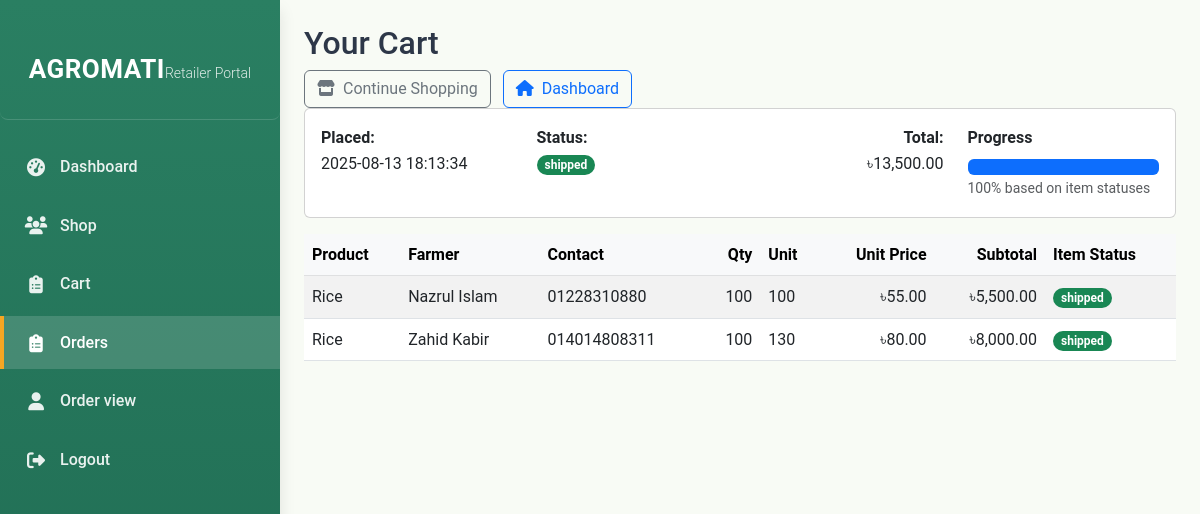
/retailer_order_view.php?order_id=3 (signed in), run on the app's committed database.
### tables this page shows
CREATE TABLE `orders` (
  `id` int(11) NOT NULL,
  `retailer_id` int(11) NOT NULL,
  `total_amount` decimal(12,2) NOT NULL DEFAULT 0.00,
  `status` enum('pending','confirmed','shipped','cancelled') DEFAULT 'pending',
  `created_at` timestamp NOT NULL DEFAULT current_timestamp()
);

CREATE TABLE `order_items` (
  `id` int(11) NOT NULL,
  `order_id` int(11) NOT NULL,
  `product_id` int(11) NOT NULL,
  `farmer_id` int(11) NOT NULL,
  `quantity` int(11) NOT NULL CHECK (`quantity` > 0),
  `unit_price` decimal(10,2) NOT NULL,
  `subtotal` decimal(10,2) GENERATED ALWAYS AS (`quantity` * `unit_price`) STORED,
  `created_at` timestamp NOT NULL DEFAULT current_timestamp(),
  `status` enum('pending','confirmed','shipped','cancelled') NOT NULL DEFAULT 'pending',
  `stock_added` tinyint(1) NOT NULL DEFAULT 0
);

CREATE TABLE `products` (
  `id` int(11) NOT NULL,
  `user_id` int(11) NOT NULL,
  `name` varchar(100) NOT NULL,
  `type` varchar(50) NOT NULL,
  `unit_of_measure` varchar(20) NOT NULL,
  `seasonality` varchar(50) DEFAULT NULL,
  `nutrition` text DEFAULT NULL,
  `per_unit_price` decimal(10,2) NOT NULL,
  `total_units` int(11) NOT NULL,
  `total_price` decimal(10,2) GENERATED ALWAYS AS (`per_unit_price` * `total_units`) STORED,
  `created_at` timestamp NOT NULL DEFAULT current_timestamp()
);

CREATE TABLE `users` (
  `id` int(11) NOT NULL,
  `name` varchar(100) NOT NULL,
  `email` varchar(100) NOT NULL,
  `phone` varchar(20) NOT NULL,
  `password` varchar(255) NOT NULL,
  `created_at` timestamp NOT NULL DEFAULT current_timestamp()
);

### retailer_order_view.php (the view, shortened to what this page needs)
<?php
$order_id = (int)$_GET['order_id'];
$db = new mysqli('localhost','root','','agromatiDB');
$stmt = $db->prepare("SELECT id, name FROM retailers WHERE retailer_id = ? LIMIT 1");
$stmt->bind_param("s", $_SESSION['retailer_id']);
$stmt->execute(); $retRow = $stmt->get_result()->fetch_assoc(); $stmt->close();
$retailer_id = (int)$retRow['id'];
$stmt = $db->prepare("SELECT id, total_amount, status, created_at FROM orders WHERE id=? AND retailer_id=? LIMIT 1");
$stmt->bind_param("ii", $order_id, $retailer_id);
$stmt->execute(); $order = $stmt->get_result()->fetch_assoc(); $stmt->close();
$sql = "SELECT
          oi.id AS order_item_id,
          oi.quantity, oi.unit_price, oi.subtotal, oi.status AS item_status,
          p.name AS product_name, p.unit_of_measure,
          f.id AS farmer_id, f.name AS farmer_name, f.phone AS farmer_phone
        FROM order_items oi
        JOIN products p ON p.id = oi.product_id
        JOIN users f ON f.id = oi.farmer_id
        WHERE oi.order_id = ?
        ORDER BY oi.id ASC";
$stmt = $db->prepare($sql);
$stmt->bind_param("i", $order_id);
$stmt->execute(); $res = $stmt->get_result();
$items = $res->fetch_all(MYSQLI_ASSOC);
function itemProgress($s) {
  if ($s==='shipped') return 100;
  return 0;
}
$progress = 0;
$activeCount = 0;
foreach ($items as $it) {
  if ($it['item_status'] !== 'cancelled') {
    $progress += itemProgress($it['item_status']);
    $activeCount++;
  }
}
$progress = $activeCount ? round($progress / $activeCount) : 0;
$badge = $order['status']==='pending'   ? 'bg-secondary' :
         ($order['status']==='confirmed' ? 'bg-info' :
         ($order['status']==='shipped'   ? 'bg-success' : 'bg-danger'));
?>
<!DOCTYPE html>
<html lang="en">
<head>
  <link rel="stylesheet" href="https://cdnjs.cloudflare.com/ajax/libs/font-awesome/6.4.0/css/all.min.css">
  <link href="https://cdn.jsdelivr.net/npm/bootstrap@5.3.0/dist/css/bootstrap.min.css" rel="stylesheet">
  <link rel="stylesheet" href="https://cdnjs.cloudflare.com/ajax/libs/font-awesome/6.4.0/css/all.min.css">
  <link href="https://cdn.jsdelivr.net/npm/bootstrap@5.3.0/dist/css/bootstrap.min.css" rel="stylesheet">
  <link rel="stylesheet" href="css/retailer_styles.css">
</head>
<body>
  <div class="agri-container">
        <aside class="agri-sidebar">
            <div class="agri-sidebar-header">
                <h2>AGROMATI</h2>
                <p>Retailer Portal</p>
            </div>
            <nav class="agri-sidebar-nav">
                <ul>
                    <li class="agri-nav-item" data-page="dashboard">
                        <a href="retailer_dashboard.php" class="agri-nav-link">
                            <i class="fas fa-tachometer-alt agri-nav-icon"></i>
                            Dashboard
                        </a>
                    </li>
                    <li class="agri-nav-item" data-page="Shop">
                        <a href="shop.php" class="agri-nav-link">
                            <i class="fas fa-users agri-nav-icon"></i>
                            Shop
                        </a>
                    </li>
                    <li class="agri-nav-item" data-page="Cart">
                        <a href="cart.php" class="agri-nav-link">
                            <i class="fas fa-clipboard-list agri-nav-icon"></i>
                            Cart
                        </a>
                    </li>
                    <li class="agri-nav-item active" data-page="My orders">
                        <a href="retailer_orders.php" class="agri-nav-link">
                            <i class="fas fa-clipboard-list agri-nav-icon"></i>
                            Orders
                        </a>
                    </li>
                    <li class="agri-nav-item" data-page="Order view">
                        <a href="retailer_order_view.php" class="agri-nav-link">
                            <i class="fas fa-user agri-nav-icon"></i>
                            Order view
                        </a>
                    </li>
                    <li class="agri-nav-item">
                        <a href="retailer_logout.php" class="agri-nav-link">
                            <i class="fas fa-sign-out-alt agri-nav-icon"></i>
                            Logout
                        </a>
                    </li>
                </ul>
            </nav>
        </aside>
<main class="flex-grow-1 p-4">
  <div class="page-shell">
    <div class="card-panel card-panel--compact rounded-xl">
      <div class="page-header">
        <h2>Your Cart</h2>
        <div>
          <a class="btn btn-outline-secondary me-2" href="shop.php">
            <i class="fas fa-store me-1"></i> Continue Shopping
          </a>
          <a class="btn btn-outline-primary" href="retailer_dashboard.php">
            <i class="fas fa-home me-1"></i> Dashboard
          </a>
        </div>
      </div>
  <div class="card mb-3">
    <div class="card-body">
      <div class="row">
        <div class="col-md-3"><strong>Placed:</strong><br><?= htmlspecialchars($order['created_at']) ?></div>
        <div class="col-md-3"><strong>Status:</strong><br><span class="badge <?= $badge ?>"><?= htmlspecialchars($order['status']) ?></span></div>
        <div class="col-md-3 text-md-end"><strong>Total:</strong><br>৳<?= number_format((float)$order['total_amount'], 2) ?></div>
        <div class="col-md-3">
          <strong>Progress</strong>
          <div class="progress mt-2">
            <div class="progress-bar" role="progressbar" style="width: <?= $progress ?>%;" aria-valuenow="<?= $progress ?>" aria-valuemin="0" aria-valuemax="100"></div>
          </div>
          <small class="text-muted"><?= $progress ?>% based on item statuses</small>
        </div>
      </div>
    </div>
  </div>
  <?php if (empty($items)): ?>
    <div class="alert alert-info">No items found for this order.</div>
  <?php else: ?>
    <div class="table-responsive">
      <table class="table table-striped align-middle">
        <thead class="table-light">
          <tr>
            <th>Product</th>
            <th>Farmer</th>
            <th>Contact</th>
            <th class="text-end">Qty</th>
            <th>Unit</th>
            <th class="text-end">Unit Price</th>
            <th class="text-end">Subtotal</th>
            <th>Item Status</th>
          </tr>
        </thead>
        <tbody>
        <?php foreach ($items as $it):
          $iBadge = $it['item_status']==='pending'   ? 'bg-secondary' :
                    ($it['item_status']==='confirmed' ? 'bg-info' :
                    ($it['item_status']==='shipped'   ? 'bg-success' : 'bg-danger'));
        ?>
          <tr>
            <td><?= htmlspecialchars($it['product_name']) ?></td>
            <td><?= htmlspecialchars($it['farmer_name']) ?></td>
            <td><?= htmlspecialchars($it['farmer_phone']) ?></td>
            <td class="text-end"><?= number_format((int)$it['quantity']) ?></td>
            <td><?= htmlspecialchars($it['unit_of_measure']) ?></td>
            <td class="text-end">৳<?= number_format((float)$it['unit_price'], 2) ?></td>
            <td class="text-end">৳<?= number_format((float)$it['subtotal'], 2) ?></td>
            <td><span class="badge <?= $iBadge ?>"><?= htmlspecialchars($it['item_status']) ?></span></td>
          </tr>
        <?php endforeach; ?>
        </tbody>
      </table>
    </div>
  <?php endif; ?>
     </div>
  </div>
</main>
</body>
</html>

### css/retailer_styles.css (style rules this page uses)
:root { --primary: #2A7F62; --primary-dark: #1F6B52; --primary-light: rgba(42, 127, 98, 0.1); --secondary: #F5A623; --dark: #2D3748; --light: #F8FBF5; --gray: #E2E8F0; --dark-gray: #718096; --white: #FFFFFF; --error: #E53E3E; --success: #38A169; --warning: #ECC94B; --shadow: 0 4px 6px rgba(0, 0, 0, 0.1); --shadow-lg: 0 10px 15px rgba(0, 0, 0, 0.1); --transition: all 0.3s ease; --border-radius: 8px; }
* { margin: 0; padding: 0; box-sizing: border-box; }
body { font-family: 'Roboto', sans-serif; background-color: var(--light); color: var(--dark); line-height: 1.6; display: flex; min-height: 100vh; }
.agri-container { display: flex; width: 100%; }
.agri-sidebar { width: 280px; background: linear-gradient(180deg, var(--primary) 0%, var(--primary-dark) 100%); color: var(--white); padding: 20px 0; box-shadow: var(--shadow-lg); display: flex; flex-direction: column; flex-shrink: 0; transition: var(--transition); z-index: 1000; position: relative; }
.agri-sidebar-header { text-align: center; padding: 0 20px 20px; border-bottom: 1px solid rgba(255, 255, 255, 0.15); margin-bottom: 20px; }
.agri-sidebar-header h2 { margin: 0; font-size: 26px; font-weight: 700; letter-spacing: 0.5px; }
.agri-sidebar-header p { margin: 8px 0 0; font-size: 14px; color: rgba(255, 255, 255, 0.85); font-weight: 300; }
.agri-sidebar-nav { flex: 1; }
.agri-sidebar-nav ul { list-style: none; padding: 0; margin: 0; }
.agri-nav-item { margin-bottom: 5px; position: relative; }
.agri-nav-link { display: flex; align-items: center; padding: 14px 20px; color: rgba(255, 255, 255, 0.9); text-decoration: none; font-size: 16px; font-weight: 500; transition: var(--transition); border-left: 4px solid transparent; }
.agri-nav-item.active .agri-nav-link { background-color: rgba(255, 255, 255, 0.15); color: var(--white); border-left: 4px solid var(--secondary); }
.agri-nav-icon { margin-right: 12px; font-size: 18px; width: 24px; text-align: center; }
.badge { display: inline-block; padding: 4px 8px; font-size: 12px; font-weight: 600; line-height: 1; text-align: center; white-space: nowrap; vertical-align: baseline; border-radius: 10px; margin-left: auto; }
.bg-success { background-color: var(--success); color: var(--white); }
.agri-sidebar-header { width: 280px; height: 100px; margin-bottom: 20px; display: flex; align-items: center; justify-content: center; border-radius: 8px; padding: 8px; }

### data on the page
orders: created_at "2025-08-13 18:13:34", status "shipped", total_amount "13,500.00"
order_items: product.name "Rice", farmer.name "Nazrul Islam", farmer.phone "01228310880", quantity "100", product.unit_of_measure "100", unit_price "55.00", subtotal "5,500.00", status "shipped"
order_items: product.name "Rice", farmer.name "Zahid Kabir", farmer.phone "014014808311", quantity "100", product.unit_of_measure "130", unit_price "80.00", subtotal "8,000.00", status "shipped"

### other printed values
$progress "100"
